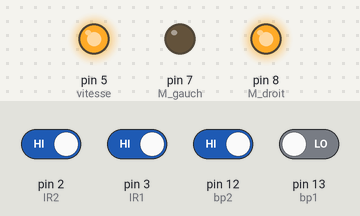
A sketch run on a simulated Arduino Uno, built with avr-gcc and run on an emulated ATmega328P. Shown: output pins drawn as LEDs (lit = HIGH). The test bench sets the inputs (shaded band); at power-on: pin 2 (IR2), pin 3 (IR1), pin 12 (bp2) HIGH, pin 13 (bp1) LOW.

Above: at 1.2 s.
1.3 s: pin 2 (IR2) driven LOW
At 1.8 s:
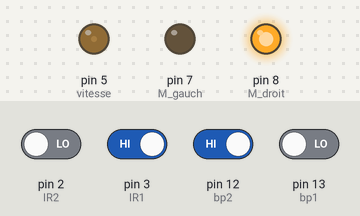
2.8 s: pin 12 (bp2) driven LOW
At 4.0 s:
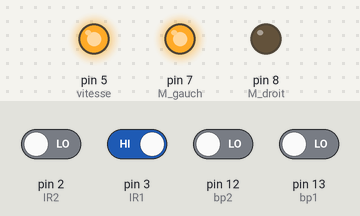
4.3 s: pin 3 (IR1) driven LOW
At 5.3 s:
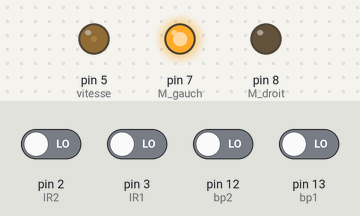
Timing chart, 0 to 7.3 s (numbered marks = the images above; inputs shaded):
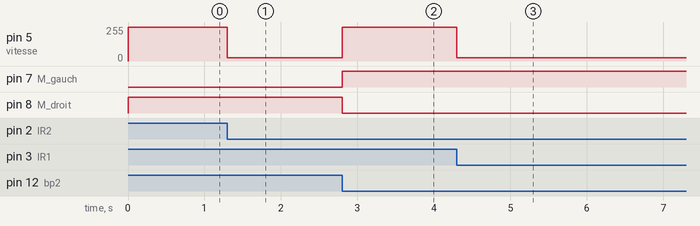

The sketch:

State_Machine_Controlling_an_Arm_Code.ino
```cpp
#define bp1 13
#define bp2 12
#define IR1 3
#define IR2 2
#define M_droit 8
#define M_gauch 7
#define vitesse 5


int etat_bp1,etat_bp2,etat_ir1,etat_ir2;

int memoir_bp1=HIGH;
int memoir_bp2=HIGH;
int memoir_ir1=HIGH;
int memoir_ir2=HIGH;


void setup() {
 pinMode(bp1,INPUT);
 pinMode(bp2,INPUT);
 pinMode(IR1,INPUT);
 pinMode(IR2,INPUT);

 pinMode(M_gauch,OUTPUT);
 pinMode(M_droit,OUTPUT);

 attachInterrupt(digitalPinToInterrupt(IR1),IR_1, LOW);
 attachInterrupt(digitalPinToInterrupt(IR2),IR_2, LOW);


}
enum{etat0,etat1,etat2,etat3,etat4};
int etat=etat0;


void IR_1(){
  etat_ir1=LOW;
}

void IR_2(){
  etat_ir2=LOW;
}

void M_gauch_10(){
  digitalWrite(M_droit,LOW);
  digitalWrite(M_gauch,HIGH);
  analogWrite(vitesse,25);

}

void M_droit_10(){
  digitalWrite(M_droit,HIGH);
  digitalWrite(M_gauch,LOW);
  analogWrite(vitesse,25);

}

void M_gauch_100(){
  digitalWrite(M_droit,LOW);
  digitalWrite(M_gauch,HIGH);
  analogWrite(vitesse,255);

}

void M_droit_100(){
  digitalWrite(M_droit,HIGH);
  digitalWrite(M_gauch,LOW);
  analogWrite(vitesse,255);

}


void loop() {
etat_bp1=digitalRead(bp1);
etat_bp2=digitalRead(bp2);
etat_ir1=digitalRead(IR1);
etat_ir2=digitalRead(IR2);


;
switch(etat){
  case etat0:
  if(etat_bp1==1&&etat_bp2==1){etat=etat1;}
  if(etat_bp1==1&&etat_bp2==0){etat=etat4;}
  if(etat_bp1==0&&etat_bp2==1){etat=etat3;}
  break;

  case etat1:
  M_droit_10();
  if(etat_bp2!=memoir_bp2&&etat_bp2==LOW){etat=etat4;}
  break;

  case etat2:
  M_gauch_10();
  if(etat_bp1!=memoir_bp1&&etat_bp1==LOW){etat=etat3;}
  break;

  case etat3:
  M_droit_100();
  if(etat_ir2!=memoir_ir2&&etat_ir2==LOW){etat=etat1;}
  break;

  case etat4:
  M_gauch_100();
  if(etat_ir1!=memoir_ir1&&etat_ir1==LOW){etat=etat2;}
  break;
}

memoir_bp1=etat_bp1;
memoir_bp2=etat_bp2;
memoir_ir1=etat_ir1;
memoir_ir2=etat_ir2;


}
```

Measured:
- after the input at 1.3 s, pin 5 (vitesse): 255/255 → 25/255 at once
- after the input at 2.8 s, pin 5 (vitesse): 25/255 → 255/255 at once; pin 7 (M_gauch): LOW → HIGH at once; pin 8 (M_droit): HIGH → LOW at once
- after the input at 4.3 s, pin 5 (vitesse): 255/255 → 25/255 at once
